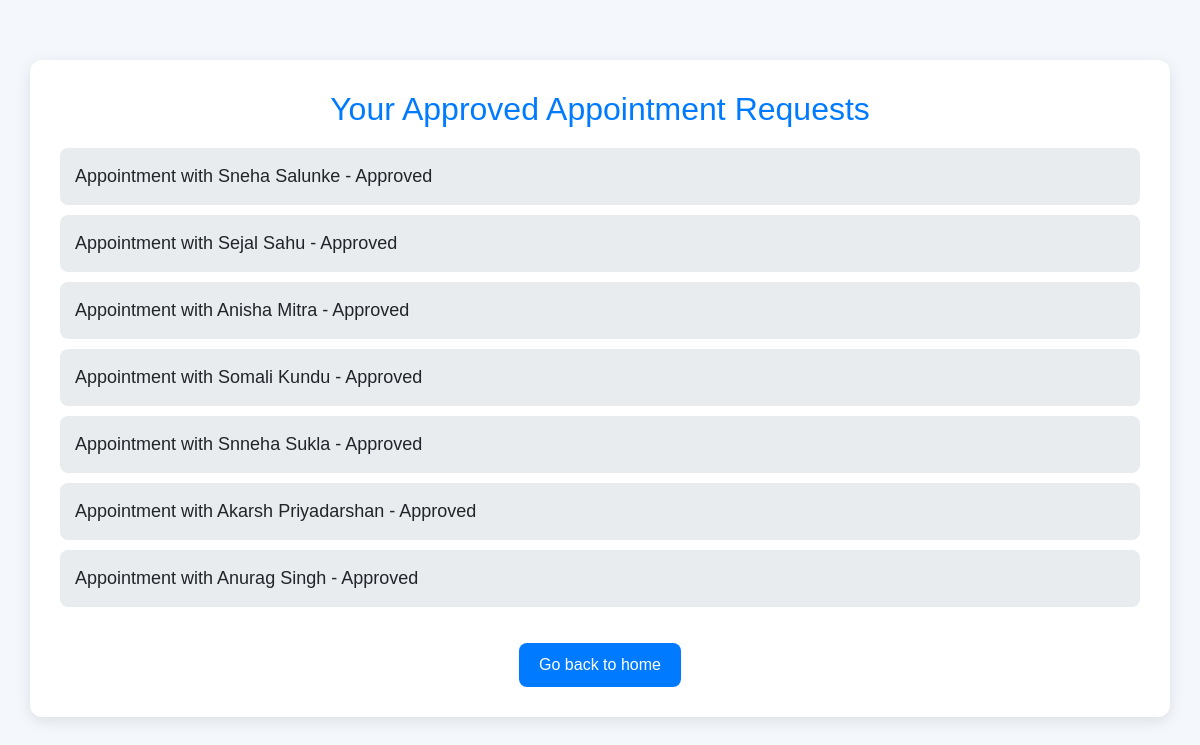
/appointment/approved/ (signed in), run on an earlier commit of the app's database.
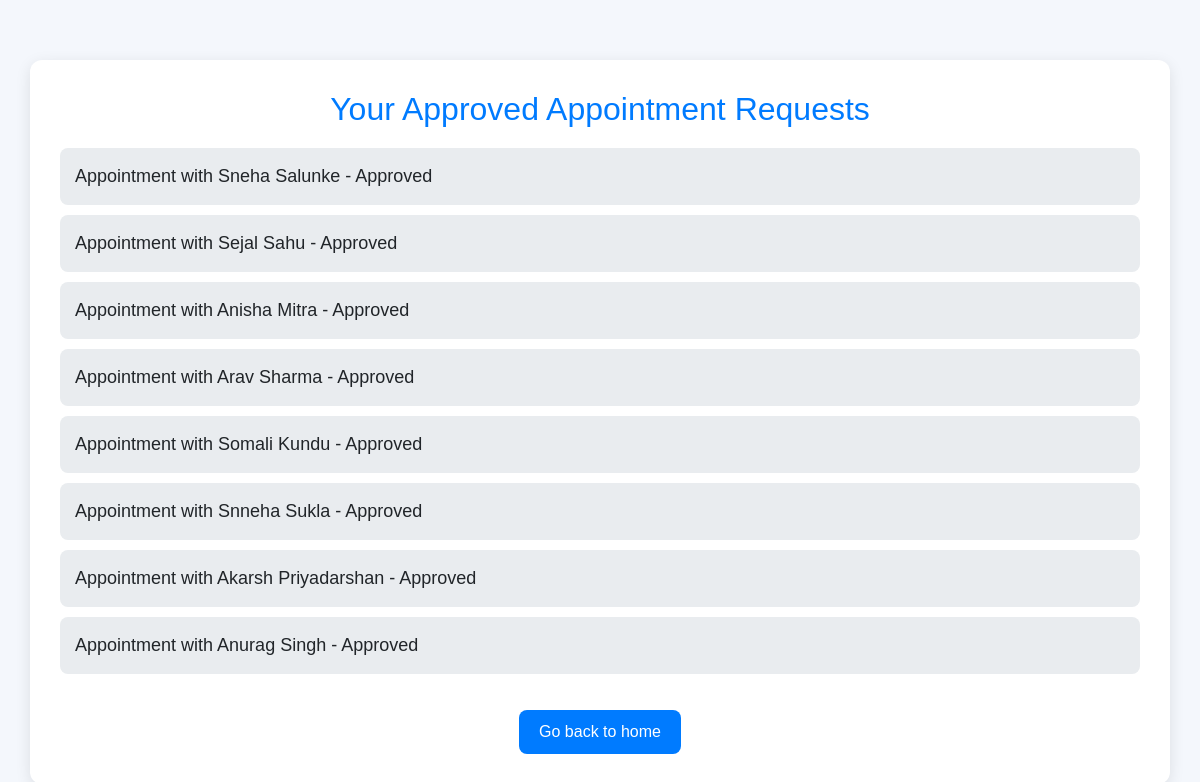
And on a later commit of the database.
### advisor/models.py (models this page shows, shortened)
class UserRequest(models.Model):
    user = models.ForeignKey(User, on_delete=models.CASCADE, related_name="requests")
    tax_advisor = models.ForeignKey(User, on_delete=models.CASCADE, related_name="advisor_requests")
    first_name = models.CharField(max_length=150)
    last_name = models.CharField(max_length=150)
    email = models.EmailField()
    approved = models.BooleanField(default=False)
    rejected = models.BooleanField(default=False)
    slot = models.CharField(max_length=100, null=True)  # Store the time slot as a string (can use choices)
    date = models.DateField(null=True)  # Store the appointment date
    meeting_type = models.CharField(max_length=20, choices=[('in_person', 'In Person'), ('online_meeting', 'Online Meeting')])

### appointment/views.py (the view)
# urls.py: path('approved/', views.approved_requests, name='approved_requests'),
def approved_requests(request):
    requests = UserRequest.objects.filter(user=request.user, approved=True)
    return render(request, 'appointment/approved_requests.html', {'requests': requests})

### accounts/context_processor.py (called while the page is built)
def user_groups(request):
    user = request.user
    return {
        'is_admin': user.is_authenticated and user.is_superuser,
        'is_taxadvisor': user.is_authenticated and user.groups.filter(name='Tax Advisor').exists(),
        'is_indivual_user': user.is_authenticated and user.groups.filter(name='Individual User').exists(),
    }

### appointment/templates/appointment/approved_requests.html (shortened to what this page needs)
<!DOCTYPE html>
<html lang="en">
<head>
<link rel="stylesheet" href="https://maxcdn.bootstrapcdn.com/bootstrap/4.5.2/css/bootstrap.min.css">
</head>
<body>
<div class="container">
<h1>Your Approved Appointment Requests</h1>
        {% if requests %}
<ul>
                {% for request in requests %}
<li>
                        Appointment with {{ request.tax_advisor.first_name }} {{ request.tax_advisor.last_name }} - Approved
</li>
                {% endfor %}
</ul>
        {% else %}
<p>You have no approved appointment requests.</p>
        {% endif %}
<a href="{% url 'home' %}">Go back to home</a>
</div>
</body>
</html>

What changed in the data, as far as the page shows it:
now on this page (row edited): UserRequest: tax_advisor.first_name "Arav", tax_advisor.last_name "Sharma"
